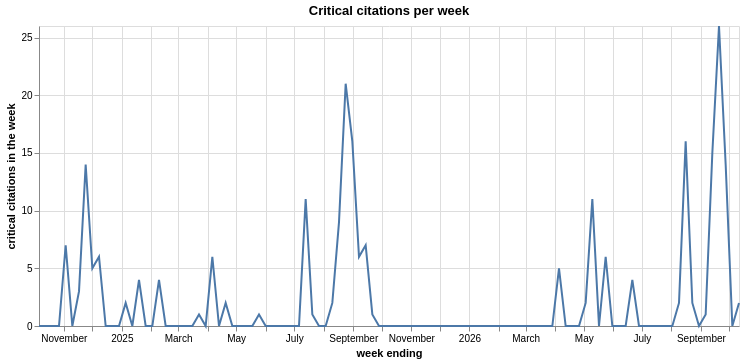

The notebook cell this image was saved under:
### Markdown cell above
<div style="background-color:#fff3cd; padding:12px; border-radius:4px">

Now we draw the weekly counts as a line chart with Altair, the way we drew bar charts before, but with `mark_line()` instead of `mark_bar()`. The `:T` after `week_ending` tells Altair that this column is a date, so the bottom axis is laid out as a timeline. The `:Q` after `critical_citations` says it is a number.

</div>

### Code cell
import altair as alt

# a line chart: weeks along the bottom, number of critical citations up the side
alt.Chart(weekly).mark_line().encode(
    alt.X("week_ending:T", title="week ending"),
    alt.Y("critical_citations:Q", title="critical citations in the week"),
).properties(title="Critical citations per week", width=700, height=300)

### Figure 1 — Vega-Lite specification as saved in the notebook (floating-point values rounded to 4 significant figures)
{"config": {"view": {"continuousWidth": 300, "continuousHeight": 300}}, "data": {"name": "data-7c69c7cdf52a2de2f183985e6f5a984f"}, "mark": {"type": "line"}, "encoding": {"x": {"field": "week_ending", "title": "week ending", "type": "temporal"}, "y": {"field": "critical_citations", "title": "critical citations in the week", "type": "quantitative"}}, "height": 300, "title": "Critical citations per week", "width": 700, "$schema": "https://vega.github.io/schema/vega-lite/v6.4.1.json", "datasets": {"data-7c69c7cdf52a2de2f183985e6f5a984f": [{"week_ending": "2024-10-06T00:00:00", "critical_citations": 0}, {"week_ending": "2024-10-13T00:00:00", "critical_citations": 0}, {"week_ending": "2024-10-20T00:00:00", "critical_citations": 0}, {"week_ending": "2024-10-27T00:00:00", "critical_citations": 0}, {"week_ending": "2024-11-03T00:00:00", "critical_citations": 7}, {"week_ending": "2024-11-10T00:00:00", "critical_citations": 0}, {"week_ending": "2024-11-17T00:00:00", "critical_citations": 3}, {"week_ending": "2024-11-24T00:00:00", "critical_citations": 14}, {"week_ending": "2024-12-01T00:00:00", "critical_citations": 5}, {"week_ending": "2024-12-08T00:00:00", "critical_citations": 6}, {"week_ending": "2024-12-15T00:00:00", "critical_citations": 0}, {"week_ending": "2024-12-22T00:00:00", "critical_citations": 0}, {"week_ending": "2024-12-29T00:00:00", "critical_citations": 0}, {"week_ending": "2025-01-05T00:00:00", "critical_citations": 2}, {"week_ending": "2025-01-12T00:00:00", "critical_citations": 0}, {"week_ending": "2025-01-19T00:00:00", "critical_citations": 4}, {"week_ending": "2025-01-26T00:00:00", "critical_citations": 0}, {"week_ending": "2025-02-02T00:00:00", "critical_citations": 0}, {"week_ending": "2025-02-09T00:00:00", "critical_citations": 4}, {"week_ending": "2025-02-16T00:00:00", "critical_citations": 0}, {"week_ending": "2025-02-23T00:00:00", "critical_citations": 0}, {"week_ending": "2025-03-02T00:00:00", "critical_citations": 0}, {"week_ending": "2025-03-09T00:00:00", "critical_citations": 0}, {"week_ending": "2025-03-16T00:00:00", "critical_citations": 0}, {"week_ending": "2025-03-23T00:00:00", "critical_citations": 1}, {"week_ending": "2025-03-30T00:00:00", "critical_citations": 0}, {"week_ending": "2025-04-06T00:00:00", "critical_citations": 6}, {"week_ending": "2025-04-13T00:00:00", "critical_citations": 0}, {"week_ending": "2025-04-20T00:00:00", "critical_citations": 2}, {"week_ending": "2025-04-27T00:00:00", "critical_citations": 0}, {"week_ending": "2025-05-04T00:00:00", "critical_citations": 0}, {"week_ending": "2025-05-11T00:00:00", "critical_citations": 0}, {"week_ending": "2025-05-18T00:00:00", "critical_citations": 0}, {"week_ending": "2025-05-25T00:00:00", "critical_citations": 1}, {"week_ending": "2025-06-01T00:00:00", "critical_citations": 0}, {"week_ending": "2025-06-08T00:00:00", "critical_citations": 0}, {"week_ending": "2025-06-15T00:00:00", "critical_citations": 0}, {"week_ending": "2025-06-22T00:00:00", "critical_citations": 0}, {"week_ending": "2025-06-29T00:00:00", "critical_citations": 0}, {"week_ending": "2025-07-06T00:00:00", "critical_citations": 0}, {"week_ending": "2025-07-13T00:00:00", "critical_citations": 11}, {"week_ending": "2025-07-20T00:00:00", "critical_citations": 1}, {"week_ending": "2025-07-27T00:00:00", "critical_citations": 0}, {"week_ending": "2025-08-03T00:00:00", "critical_citations": 0}, {"week_ending": "2025-08-10T00:00:00", "critical_citations": 2}, {"week_ending": "2025-08-17T00:00:00", "critical_citations": 9}, {"week_ending": "2025-08-24T00:00:00", "critical_citations": 21}, {"week_ending": "2025-08-31T00:00:00", "critical_citations": 16}, {"week_ending": "2025-09-07T00:00:00", "critical_citations": 6}, {"week_ending": "2025-09-14T00:00:00", "critical_citations": 7}, {"week_ending": "2025-09-21T00:00:00", "critical_citations": 1}, {"week_ending": "2025-09-28T00:00:00", "critical_citations": 0}, {"week_ending": "2025-10-05T00:00:00", "critical_citations": 0}, {"week_ending": "2025-10-12T00:00:00", "critical_citations": 0}, {"week_ending": "2025-10-19T00:00:00", "critical_citations": 0}, {"week_ending": "2025-10-26T00:00:00", "critical_citations": 0}, {"week_ending": "2025-11-02T00:00:00", "critical_citations": 0}, {"week_ending": "2025-11-09T00:00:00", "critical_citations": 0}, {"week_ending": "2025-11-16T00:00:00", "critical_citations": 0}, {"week_ending": "2025-11-23T00:00:00", "critical_citations": 0}, {"week_ending": "2025-11-30T00:00:00", "critical_citations": 0}, {"week_ending": "2025-12-07T00:00:00", "critical_citations": 0}, {"week_ending": "2025-12-14T00:00:00", "critical_citations": 0}, {"week_ending": "2025-12-21T00:00:00", "critical_citations": 0}, {"week_ending": "2025-12-28T00:00:00", "critical_citations": 0}, {"week_ending": "2026-01-04T00:00:00", "critical_citations": 0}, {"week_ending": "2026-01-11T00:00:00", "critical_citations": 0}, {"week_ending": "2026-01-18T00:00:00", "critical_citations": 0}, {"week_ending": "2026-01-25T00:00:00", "critical_citations": 0}, {"week_ending": "2026-02-01T00:00:00", "critical_citations": 0}, {"week_ending": "2026-02-08T00:00:00", "critical_citations": 0}, {"week_ending": "2026-02-15T00:00:00", "critical_citations": 0}, {"week_ending": "2026-02-22T00:00:00", "critical_citations": 0}, {"week_ending": "2026-03-01T00:00:00", "critical_citations": 0}, {"week_ending": "2026-03-08T00:00:00", "critical_citations": 0}, {"week_ending": "2026-03-15T00:00:00", "critical_citations": 0}, {"week_ending": "2026-03-22T00:00:00", "critical_citations": 0}, {"week_ending": "2026-03-29T00:00:00", "critical_citations": 0}, {"week_ending": "2026-04-05T00:00:00", "critical_citations": 5}, {"week_ending": "2026-04-12T00:00:00", "critical_citations": 0}, {"week_ending": "2026-04-19T00:00:00", "critical_citations": 0}, {"week_ending": "2026-04-26T00:00:00", "critical_citations": 0}, {"week_ending": "2026-05-03T00:00:00", "critical_citations": 2}, {"week_ending": "2026-05-10T00:00:00", "critical_citations": 11}, {"week_ending": "2026-05-17T00:00:00", "critical_citations": 0}, {"week_ending": "2026-05-24T00:00:00", "critical_citations": 6}, {"week_ending": "2026-05-31T00:00:00", "critical_citations": 0}, {"week_ending": "2026-06-07T00:00:00", "critical_citations": 0}, {"week_ending": "2026-06-14T00:00:00", "critical_citations": 0}, {"week_ending": "2026-06-21T00:00:00", "critical_citations": 4}, {"week_ending": "2026-06-28T00:00:00", "critical_citations": 0}, {"week_ending": "2026-07-05T00:00:00", "critical_citations": 0}, {"week_ending": "2026-07-12T00:00:00", "critical_citations": 0}, {"week_ending": "2026-07-19T00:00:00", "critical_citations": 0}, {"week_ending": "2026-07-26T00:00:00", "critical_citations": 0}, {"week_ending": "2026-08-02T00:00:00", "critical_citations": 0}, {"week_ending": "2026-08-09T00:00:00", "critical_citations": 2}, {"week_ending": "2026-08-16T00:00:00", "critical_citations": 16}, {"week_ending": "2026-08-23T00:00:00", "critical_citations": 2}, {"week_ending": "2026-08-30T00:00:00", "critical_citations": 0}, {"week_ending": "2026-09-06T00:00:00", "critical_citations": 1}, {"week_ending": "2026-09-13T00:00:00", "critical_citations": 15}, {"week_ending": "2026-09-20T00:00:00", "critical_citations": 26}, {"week_ending": "2026-09-27T00:00:00", "critical_citations": 14}, {"week_ending": "2026-10-04T00:00:00", "critical_citations": 0}, {"week_ending": "2026-10-11T00:00:00", "critical_citations": 2}]}}
